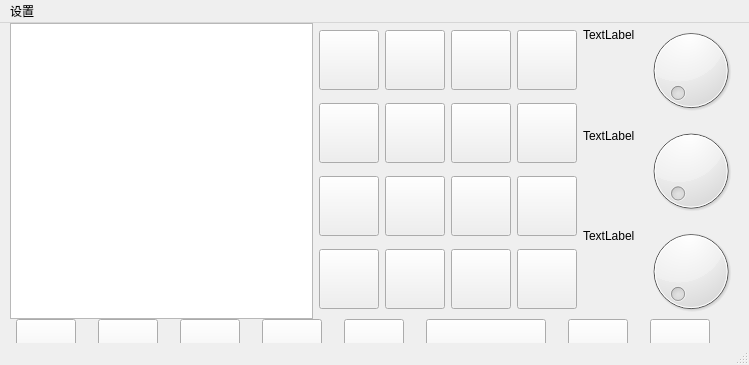
<?xml version="1.0" encoding="UTF-8"?>
<ui version="4.0">
 <class>MainWindow</class>
 <widget class="QMainWindow" name="MainWindow">
  <property name="geometry">
   <rect>
    <x>0</x>
    <y>0</y>
    <width>749</width>
    <height>365</height>
   </rect>
  </property>
  <property name="windowTitle">
   <string>MainWindow</string>
  </property>
  <widget class="QWidget" name="centralwidget">
   <widget class="QWidget" name="horizontalLayoutWidget">
    <property name="geometry">
     <rect>
      <x>10</x>
      <y>0</y>
      <width>731</width>
      <height>296</height>
     </rect>
    </property>
    <layout class="QHBoxLayout" name="horizontalLayout">
     <item>
      <widget class="QTextBrowser" name="textBrowser"/>
     </item>
     <item>
      <layout class="QGridLayout" name="gridLayout_2"/>
     </item>
     <item>
      <layout class="QGridLayout" name="gridLayout_3">
       <item row="2" column="0">
        <widget class="QPushButton" name="pushButton_9">
         <property name="enabled">
          <bool>true</bool>
         </property>
         <property name="maximumSize">
          <size>
           <width>60</width>
           <height>60</height>
          </size>
         </property>
         <property name="styleSheet">
          <string notr="true">border-image: url(:/pic/button_7.png);</string>
         </property>
         <property name="text">
          <string/>
         </property>
        </widget>
       </item>
       <item row="3" column="2">
        <widget class="QPushButton" name="pushButton_20">
         <property name="enabled">
          <bool>true</bool>
         </property>
         <property name="minimumSize">
          <size>
           <width>60</width>
           <height>60</height>
          </size>
         </property>
         <property name="maximumSize">
          <size>
           <width>60</width>
           <height>60</height>
          </size>
         </property>
         <property name="styleSheet">
          <string notr="true">border-image: url(:/pic/button_reset.png);</string>
         </property>
         <property name="text">
          <string/>
         </property>
        </widget>
       </item>
       <item row="0" column="2">
        <widget class="QPushButton" name="pushButton_17">
         <property name="enabled">
          <bool>true</bool>
         </property>
         <property name="minimumSize">
          <size>
           <width>60</width>
           <height>60</height>
          </size>
         </property>
         <property name="maximumSize">
          <size>
           <width>60</width>
           <height>60</height>
          </size>
         </property>
         <property name="styleSheet">
          <string notr="true">border-image: url(:/pic/button_3.png);</string>
         </property>
         <property name="text">
          <string/>
         </property>
        </widget>
       </item>
       <item row="3" column="0">
        <widget class="QPushButton" name="pushButton_18">
         <property name="enabled">
          <bool>true</bool>
         </property>
         <property name="minimumSize">
          <size>
           <width>60</width>
           <height>60</height>
          </size>
         </property>
         <property name="maximumSize">
          <size>
           <width>60</width>
           <height>60</height>
          </size>
         </property>
         <property name="styleSheet">
          <string notr="true">border-image: url(:/pic/button_dot.png);</string>
         </property>
         <property name="text">
          <string/>
         </property>
        </widget>
       </item>
       <item row="1" column="1">
        <widget class="QPushButton" name="pushButton_15">
         <property name="enabled">
          <bool>true</bool>
         </property>
         <property name="maximumSize">
          <size>
           <width>60</width>
           <height>60</height>
          </size>
         </property>
         <property name="styleSheet">
          <string notr="true">border-image: url(:/pic/button_5.png);</string>
         </property>
         <property name="text">
          <string/>
         </property>
        </widget>
       </item>
       <item row="2" column="2">
        <widget class="QPushButton" name="pushButton_13">
         <property name="enabled">
          <bool>true</bool>
         </property>
         <property name="minimumSize">
          <size>
           <width>60</width>
           <height>60</height>
          </size>
         </property>
         <property name="maximumSize">
          <size>
           <width>60</width>
           <height>60</height>
          </size>
         </property>
         <property name="styleSheet">
          <string notr="true">border-image: url(:/pic/button_9.png);</string>
         </property>
         <property name="text">
          <string/>
         </property>
        </widget>
       </item>
       <item row="1" column="2">
        <widget class="QPushButton" name="pushButton_12">
         <property name="enabled">
          <bool>true</bool>
         </property>
         <property name="minimumSize">
          <size>
           <width>60</width>
           <height>60</height>
          </size>
         </property>
         <property name="maximumSize">
          <size>
           <width>60</width>
           <height>60</height>
          </size>
         </property>
         <property name="styleSheet">
          <string notr="true">border-image: url(:/pic/button_6.png);</string>
         </property>
         <property name="text">
          <string/>
         </property>
        </widget>
       </item>
       <item row="1" column="0">
        <widget class="QPushButton" name="pushButton_7">
         <property name="enabled">
          <bool>true</bool>
         </property>
         <property name="minimumSize">
          <size>
           <width>60</width>
           <height>60</height>
          </size>
         </property>
         <property name="maximumSize">
          <size>
           <width>60</width>
           <height>60</height>
          </size>
         </property>
         <property name="styleSheet">
          <string notr="true">border-image: url(:/pic/button_4.png);</string>
         </property>
         <property name="text">
          <string/>
         </property>
        </widget>
       </item>
       <item row="2" column="1">
        <widget class="QPushButton" name="pushButton_14">
         <property name="enabled">
          <bool>true</bool>
         </property>
         <property name="minimumSize">
          <size>
           <width>60</width>
           <height>60</height>
          </size>
         </property>
         <property name="maximumSize">
          <size>
           <width>60</width>
           <height>60</height>
          </size>
         </property>
         <property name="styleSheet">
          <string notr="true">border-image: url(:/pic/button_8.png);</string>
         </property>
         <property name="text">
          <string/>
         </property>
        </widget>
       </item>
       <item row="0" column="1">
        <widget class="QPushButton" name="pushButton_16">
         <property name="enabled">
          <bool>true</bool>
         </property>
         <property name="minimumSize">
          <size>
           <width>60</width>
           <height>60</height>
          </size>
         </property>
         <property name="maximumSize">
          <size>
           <width>60</width>
           <height>60</height>
          </size>
         </property>
         <property name="styleSheet">
          <string notr="true">border-image: url(:/pic/button_2.png);</string>
         </property>
         <property name="text">
          <string/>
         </property>
        </widget>
       </item>
       <item row="3" column="1">
        <widget class="QPushButton" name="pushButton_19">
         <property name="enabled">
          <bool>true</bool>
         </property>
         <property name="minimumSize">
          <size>
           <width>60</width>
           <height>60</height>
          </size>
         </property>
         <property name="maximumSize">
          <size>
           <width>60</width>
           <height>60</height>
          </size>
         </property>
         <property name="styleSheet">
          <string notr="true">border-image: url(:/pic/button_0.png);</string>
         </property>
         <property name="text">
          <string/>
         </property>
        </widget>
       </item>
       <item row="0" column="0">
        <widget class="QPushButton" name="pushButton_5">
         <property name="enabled">
          <bool>true</bool>
         </property>
         <property name="minimumSize">
          <size>
           <width>60</width>
           <height>60</height>
          </size>
         </property>
         <property name="maximumSize">
          <size>
           <width>60</width>
           <height>60</height>
          </size>
         </property>
         <property name="styleSheet">
          <string notr="true">border-image: url(:/pic/button_1.png);

</string>
         </property>
         <property name="text">
          <string/>
         </property>
        </widget>
       </item>
       <item row="0" column="3">
        <widget class="QPushButton" name="pushButton_29">
         <property name="enabled">
          <bool>true</bool>
         </property>
         <property name="minimumSize">
          <size>
           <width>60</width>
           <height>60</height>
          </size>
         </property>
         <property name="maximumSize">
          <size>
           <width>60</width>
           <height>60</height>
          </size>
         </property>
         <property name="styleSheet">
          <string notr="true">border-image: url(:/pic/底色红色.png);</string>
         </property>
         <property name="text">
          <string/>
         </property>
        </widget>
       </item>
       <item row="1" column="3">
        <widget class="QPushButton" name="pushButton_24">
         <property name="enabled">
          <bool>true</bool>
         </property>
         <property name="minimumSize">
          <size>
           <width>60</width>
           <height>60</height>
          </size>
         </property>
         <property name="maximumSize">
          <size>
           <width>60</width>
           <height>60</height>
          </size>
         </property>
         <property name="styleSheet">
          <string notr="true">border-image: url(:/pic/底色橘黄.png);</string>
         </property>
         <property name="text">
          <string/>
         </property>
        </widget>
       </item>
       <item row="2" column="3">
        <widget class="QPushButton" name="pushButton_27">
         <property name="enabled">
          <bool>true</bool>
         </property>
         <property name="minimumSize">
          <size>
           <width>60</width>
           <height>60</height>
          </size>
         </property>
         <property name="maximumSize">
          <size>
           <width>60</width>
           <height>60</height>
          </size>
         </property>
         <property name="styleSheet">
          <string notr="true">border-image: url(:/pic/button_up.png);</string>
         </property>
         <property name="text">
          <string/>
         </property>
        </widget>
       </item>
       <item row="3" column="3">
        <widget class="QPushButton" name="pushButton_28">
         <property name="enabled">
          <bool>true</bool>
         </property>
         <property name="minimumSize">
          <size>
           <width>60</width>
           <height>60</height>
          </size>
         </property>
         <property name="maximumSize">
          <size>
           <width>60</width>
           <height>60</height>
          </size>
         </property>
         <property name="styleSheet">
          <string notr="true">border-image: url(:/pic/button_down.png);</string>
         </property>
         <property name="text">
          <string/>
         </property>
        </widget>
       </item>
      </layout>
     </item>
     <item>
      <layout class="QFormLayout" name="formLayout">
       <item row="2" column="0">
        <widget class="QLabel" name="label_2">
         <property name="text">
          <string>TextLabel</string>
         </property>
         <property name="buddy">
          <cstring>dial_2</cstring>
         </property>
        </widget>
       </item>
       <item row="3" column="0">
        <widget class="QLabel" name="label_3">
         <property name="text">
          <string>TextLabel</string>
         </property>
         <property name="buddy">
          <cstring>dial_3</cstring>
         </property>
        </widget>
       </item>
       <item row="2" column="1">
        <widget class="QDial" name="dial_2"/>
       </item>
       <item row="3" column="1">
        <widget class="QDial" name="dial_3"/>
       </item>
       <item row="0" column="1">
        <widget class="QDial" name="dial"/>
       </item>
       <item row="0" column="0">
        <widget class="QLabel" name="label">
         <property name="text">
          <string>TextLabel</string>
         </property>
         <property name="buddy">
          <cstring>dial</cstring>
         </property>
        </widget>
       </item>
      </layout>
     </item>
     <item>
      <layout class="QHBoxLayout" name="horizontalLayout_3"/>
     </item>
    </layout>
   </widget>
   <widget class="QWidget" name="horizontalLayoutWidget_2">
    <property name="geometry">
     <rect>
      <x>0</x>
      <y>290</y>
      <width>731</width>
      <height>72</height>
     </rect>
    </property>
    <layout class="QHBoxLayout" name="horizontalLayout_2">
     <item>
      <widget class="QPushButton" name="pushButton_3">
       <property name="enabled">
        <bool>true</bool>
       </property>
       <property name="minimumSize">
        <size>
         <width>60</width>
         <height>60</height>
        </size>
       </property>
       <property name="maximumSize">
        <size>
         <width>60</width>
         <height>60</height>
        </size>
       </property>
       <property name="styleSheet">
        <string notr="true">border-image: url(:/pic/button_MOOD.png);</string>
       </property>
       <property name="text">
        <string/>
       </property>
      </widget>
     </item>
     <item>
      <widget class="QPushButton" name="pushButton_8">
       <property name="enabled">
        <bool>true</bool>
       </property>
       <property name="maximumSize">
        <size>
         <width>60</width>
         <height>60</height>
        </size>
       </property>
       <property name="styleSheet">
        <string notr="true">border-image: url(:/pic/button_usblsb.png);</string>
       </property>
       <property name="text">
        <string/>
       </property>
      </widget>
     </item>
     <item>
      <widget class="QPushButton" name="pushButton_11">
       <property name="enabled">
        <bool>true</bool>
       </property>
       <property name="maximumSize">
        <size>
         <width>60</width>
         <height>60</height>
        </size>
       </property>
       <property name="styleSheet">
        <string notr="true">border-image: url(:/pic/button_TX.png);</string>
       </property>
       <property name="text">
        <string/>
       </property>
      </widget>
     </item>
     <item>
      <widget class="QPushButton" name="pushButton_25">
       <property name="enabled">
        <bool>true</bool>
       </property>
       <property name="maximumSize">
        <size>
         <width>60</width>
         <height>60</height>
        </size>
       </property>
       <property name="styleSheet">
        <string notr="true">border-image: url(:/pic/button_hui.png);</string>
       </property>
       <property name="text">
        <string/>
       </property>
      </widget>
     </item>
     <item>
      <widget class="QPushButton" name="pushButton_26">
       <property name="enabled">
        <bool>true</bool>
       </property>
       <property name="maximumSize">
        <size>
         <width>60</width>
         <height>60</height>
        </size>
       </property>
       <property name="styleSheet">
        <string notr="true">
border-image: url(:/pic/button_hui.png);</string>
       </property>
       <property name="text">
        <string/>
       </property>
      </widget>
     </item>
     <item>
      <widget class="QPushButton" name="pushButton_21">
       <property name="enabled">
        <bool>true</bool>
       </property>
       <property name="maximumSize">
        <size>
         <width>120</width>
         <height>60</height>
        </size>
       </property>
       <property name="styleSheet">
        <string notr="true">border-image: url(:/pic/button_enter.png);</string>
       </property>
       <property name="text">
        <string/>
       </property>
      </widget>
     </item>
     <item>
      <widget class="QPushButton" name="pushButton_6">
       <property name="enabled">
        <bool>true</bool>
       </property>
       <property name="maximumSize">
        <size>
         <width>60</width>
         <height>60</height>
        </size>
       </property>
       <property name="styleSheet">
        <string notr="true">border-image: url(:/pic/button_hui.png);</string>
       </property>
       <property name="text">
        <string/>
       </property>
      </widget>
     </item>
     <item>
      <widget class="QPushButton" name="pushButton_4">
       <property name="enabled">
        <bool>true</bool>
       </property>
       <property name="maximumSize">
        <size>
         <width>60</width>
         <height>60</height>
        </size>
       </property>
       <property name="styleSheet">
        <string notr="true">border-image: url(:/pic/button_hui.png);</string>
       </property>
       <property name="text">
        <string/>
       </property>
      </widget>
     </item>
    </layout>
   </widget>
  </widget>
  <widget class="QMenuBar" name="menubar">
   <property name="geometry">
    <rect>
     <x>0</x>
     <y>0</y>
     <width>749</width>
     <height>23</height>
    </rect>
   </property>
   <widget class="QMenu" name="set_menu">
    <property name="title">
     <string>设置</string>
    </property>
    <addaction name="set_property"/>
   </widget>
   <addaction name="set_menu"/>
  </widget>
  <widget class="QStatusBar" name="statusbar"/>
  <action name="set_property">
   <property name="text">
    <string>属性...</string>
   </property>
  </action>
 </widget>
 <resources>
  <include location="../resource/DTresource.qrc"/>
 </resources>
 <connections/>
</ui>
